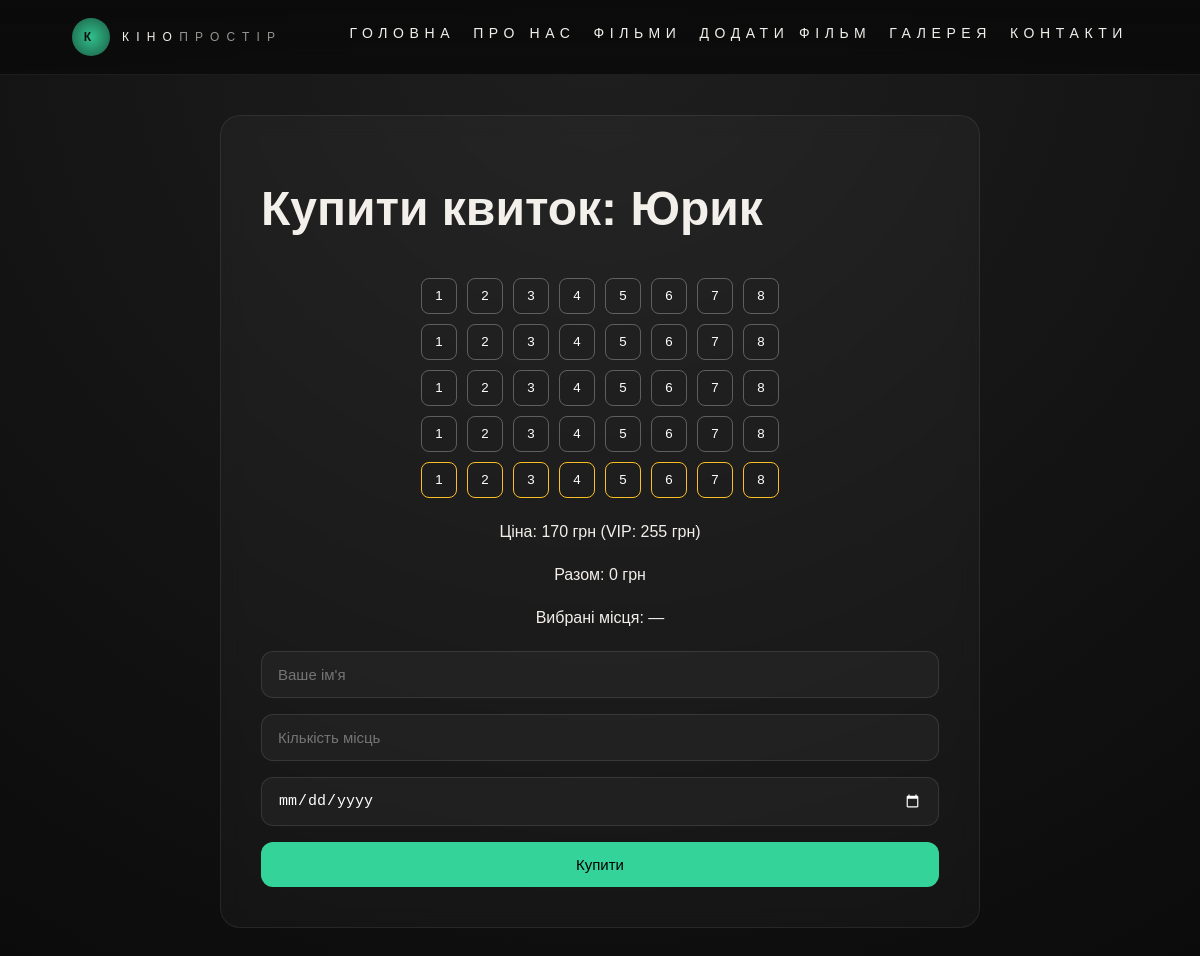
The page /buy_ticket/3 on the database its author committed.
### tables this page shows
CREATE TABLE movies (
        id INTEGER PRIMARY KEY AUTOINCREMENT,
        title TEXT NOT NULL,
        genre TEXT,
        duration INTEGER,
        price INTEGER,
        description TEXT,
        image_url TEXT
    );

### app.py (the view, shortened to what this page needs)
@app.route('/buy_ticket/<int:movie_id>', methods=['GET', 'POST'])
def buy_ticket(movie_id):
    conn = db_connection()
    movie = conn.execute('SELECT * FROM movies WHERE id = ?', (movie_id,)).fetchone()
    if movie is None:
        conn.close()
        abort(404)
    conn.close()
    return render_template('buy_ticket.html', movie=movie)

### app.py (called while the page is built)
def db_connection():
    conn = sqlite3.connect('cinema.db')
    conn.row_factory = sqlite3.Row
    return conn

### templates/buy_ticket.html (shortened to what this page needs)
<!DOCTYPE html>
<html lang="uk">
<head>
  <link rel="stylesheet" href="{{ url_for('static', filename='css/style.css') }}">
</head>
<body>
  <header class="site-header">
    <a class="brand" href="/"><span class="brand-mark">К</span><span>КІНО<span class="brand-light">ПРОСТІР</span></span></a>
    <nav class="main-nav">
      <a class="nav-link" href="/">Головна</a>
      <a class="nav-link" href="/about">Про нас</a>
      <a class="nav-link" href="/movies">Фільми</a>
      <a class="nav-link" href="/add_movie">Додати фільм</a>
      <a class="nav-link" href="/gallery">Галерея</a>
      <a class="nav-link" href="/contact">Контакти</a>
    </nav>
  </header>
  <main style="min-height:70vh;display:grid;place-items:center;padding:40px 6%;">
    <div style="width:min(760px,100%);padding:40px;border:1px solid rgba(255,255,255,0.08);border-radius:20px;background:rgba(255,255,255,0.03);backdrop-filter:blur(10px);">
      <h1 style="font-family:var(--font-display);font-size:clamp(32px,4vw,48px);margin:12px 0 28px;">Купити квиток: {{ movie['title'] }}</h1>
      <div class="seat-map">
        {% for row in range(1,6) %}
        <div class="seat-row">
          {% for col in range(1,9) %}
          <button type="button" class="seat {% if row == 5 %}vip{% endif %}" data-seat="{{ row }}-{{ col }}" data-vip="{{ '1' if row == 5 else '0' }}">{{ col }}</button>
          {% endfor %}
        </div>
        {% endfor %}
      </div>
      <p class="price-info">Ціна: {{ movie['price'] or 0 }} грн (VIP: {{ ((movie['price'] or 0) * 1.5)|int }} грн)</p>
      <p class="total-info">Разом: <span id="totalPrice">0</span> грн</p>
      <p class="selected-info">Вибрані місця: <span id="selectedSeatsText">—</span></p>
      <form method="post" style="display:grid;gap:16px;margin-top:20px;">
        <input name="customer_name" placeholder="Ваше ім'я" required style="padding:14px 16px;border-radius:12px;border:1px solid rgba(255,255,255,0.1);background:rgba(255,255,255,0.04);color:#fff;font-size:15px;">
        <input name="seats" id="seatsCount" type="number" min="1" placeholder="Кількість місць" required style="padding:14px 16px;border-radius:12px;border:1px solid rgba(255,255,255,0.1);background:rgba(255,255,255,0.04);color:#fff;font-size:15px;">
        <input name="show_date" type="date" required style="padding:14px 16px;border-radius:12px;border:1px solid rgba(255,255,255,0.1);background:rgba(255,255,255,0.04);color:#fff;font-size:15px;">
        <button type="submit" style="justify-content:center;padding:14px 16px;border-radius:12px;border:none;background:#34d399;color:#000;font-size:15px;cursor:pointer;">Купити</button>
      </form>
    </div>
  </main>
</body>
</html>

### static/css/style.css (style rules this page uses)
:root { color-scheme: dark; --ink: #101010; --paper: #f3f0eb; --muted: #a5a19c; --accent: #34d399; --font-body: "DM Sans", sans-serif; --font-display: "Manrope", sans-serif; }
* { box-sizing: border-box; }
html { scroll-behavior: smooth; }
body { margin: 0; font-family: var(--font-body); background: radial-gradient(circle at top, #1f1f1f, #0b0b0b); color: var(--paper); line-height: 1.7; -webkit-font-smoothing: antialiased; }
a { color: inherit; }
button { font-family: inherit; }
.site-header { position: sticky; top: 0; z-index: 10; display: flex; align-items: center; justify-content: space-between; gap: 24px; padding: 18px 6%; background: linear-gradient(180deg, rgba(11, 11, 11, 0.98) 0%, rgba(11, 11, 11, 0.9) 100%); backdrop-filter: blur(12px); border-bottom: 1px solid rgba(243, 240, 235, 0.08); }
.brand { display: flex; align-items: center; gap: 12px; text-decoration: none; letter-spacing: 0.6em; text-transform: uppercase; font-size: 12px; }
.brand-mark { display: grid; place-items: center; width: 38px; height: 38px; border-radius: 50%; background: radial-gradient(circle, rgba(52, 211, 153, 0.9), rgba(52, 211, 153, 0.4)); color: var(--ink); font-weight: 700; }
.brand-light { opacity: 0.6; }
.main-nav { display: flex; flex-wrap: wrap; gap: 18px; font-size: 14px; text-transform: uppercase; letter-spacing: 0.4em; }
.nav-link { text-decoration: none; position: relative; padding-bottom: 6px; }
.nav-link::after { content: ""; position: absolute; left: 0; bottom: 0; width: 100%; height: 1px; background: currentColor; transform: scaleX(0); transform-origin: right; transition: transform 200ms ease; opacity: 0.6; }
.seat-map { display: grid; gap: 10px; justify-content: center; margin: 20px 0; }
.seat-row { display: flex; gap: 10px; }
.seat { width: 36px; height: 36px; border-radius: 8px; border: 1px solid rgba(243, 240, 235, 0.3); background: transparent; color: #fff; cursor: pointer; }
.seat.vip { border-color: #fbbf24; }
.price-info, .total-info, .selected-info { text-align: center; }

### rows shown on the page
movies: title "Юрик", price "170", ((movie['price']or0)*1.5)|int "255"

### other values the page prints
{{ col }} "1" "2" "3" "4" "5" "6" "7" "8" "1" "2" "3" "4" "5" "6" "7" "8" "1" "2" "3" "4" "5" "6" "7" "8" "1" "2" "3" "4" "5" "6" "7" "8" "1" "2" "3" "4" "5" "6" "7" "8"
